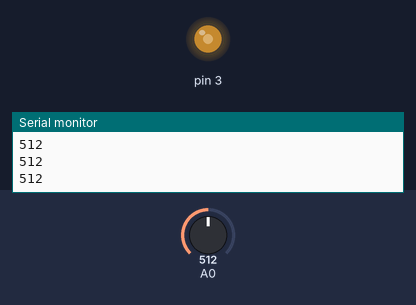
This sketch was run on a simulated Arduino Uno, built with avr-gcc and run on an emulated ATmega328P. Parts: output pins drawn as LEDs (lit = HIGH), the last lines printed to the serial monitor. The inputs (shaded band) are chosen by the test bench; at power-on: A0 = 512.

Above: at 1.2 s.
1.3 s: A0 set to 716
At 2.4 s:
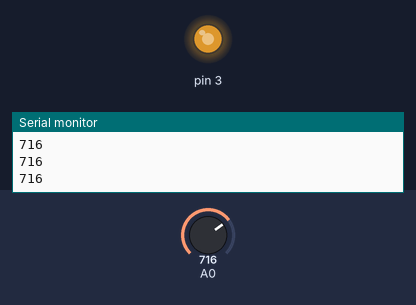
2.9 s: A0 set to 900
At 3.8 s:
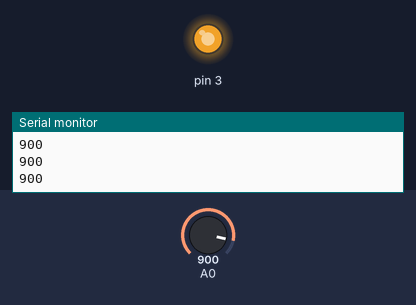
4.5 s: A0 set to 122
At 5.2 s:
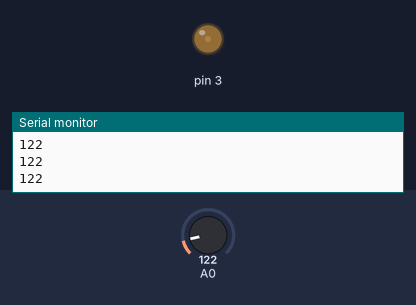
6.1 s: A0 set to 0
At 6.6 s:
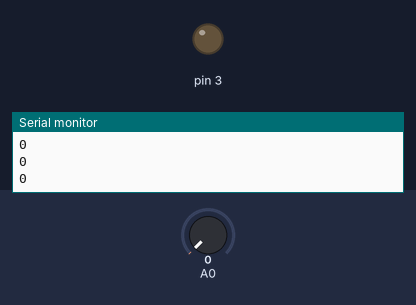
7.7 s: A0 set to 511
At 9.2 s:
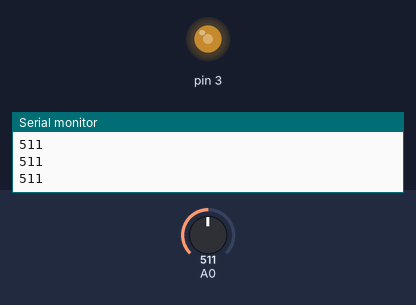
Timing chart, 0 to 10.3 s (numbered marks = the images above; inputs shaded):
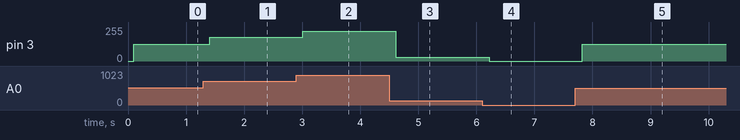

The sketch:

E3.ino
```cpp
// Use the potentiometer as a voltage divider to change the brightness of an LED.
void setup() {
  // initialize serial communication at 9600 bits per second:
  Serial.begin(9600);
  pinMode(3,OUTPUT);
}

  // the loop routine runs over and over again forever:
void loop() {
  // read the input on analog pin 0:
  int sensorValue = analogRead(A0);
  // print out the value you read:
  Serial.println(sensorValue);
  delay(100);  // delay in between reads for stability
  analogWrite(3,sensorValue*(255.0/1024));
  // analogWrite(3,sensorValue);
}
  
```

Measured:
- after the input at 1.3 s, pin 3: 127/255 → 178/255 after 0.10 s
- after the input at 2.9 s, pin 3: 178/255 → 224/255 after 0.11 s
- after the input at 4.5 s, pin 3: 224/255 → 30/255 after 0.11 s
- after the input at 6.1 s, pin 3: 30/255 → 0/255 after 0.12 s
- after the input at 7.7 s, pin 3: 0/255 → 127/255 after 0.12 s
